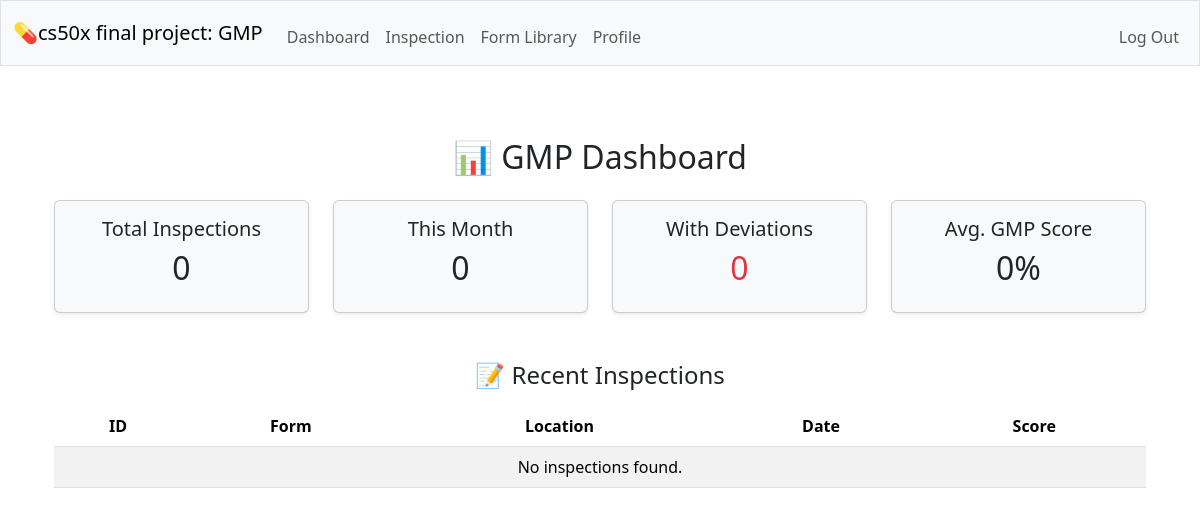
The page /dashboard (signed in) on the database as committed earlier.
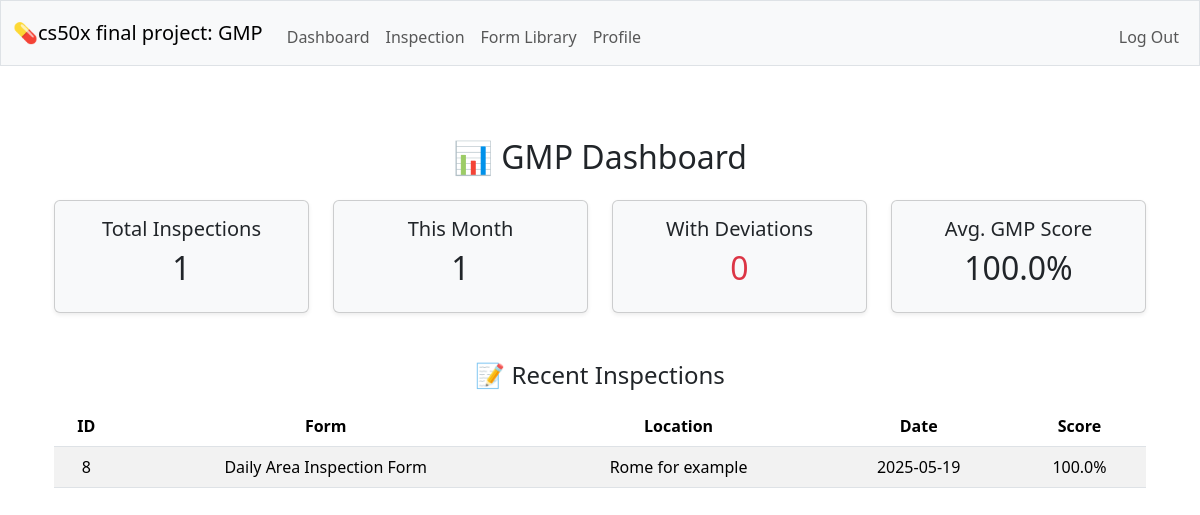
The same page on the database as committed later.
### tables this page shows
CREATE TABLE inspections (id INTEGER PRIMARY KEY AUTOINCREMENT NOT NULL, form_id INTEGER NOT NULL, inspector_id INTEGER NOT NULL, submitted_at DATETIME DEFAULT CURRENT_TIMESTAMP, location TEXT,  notes TEXT,  score REAL, FOREIGN KEY (form_id) REFERENCES forms(id), FOREIGN KEY (inspector_id) REFERENCES users(id)
);

CREATE TABLE forms (id INTEGER PRIMARY KEY AUTOINCREMENT NOT NULL, name TEXT NOT NULL UNIQUE, description TEXT NOT NULL, created_by INTEGER NOT NULL, FOREIGN KEY (created_by) REFERENCES users(id) );

### app.py (the view)
@app.route("/dashboard")
@login_required
def dashboard():
    user_id = session["user_id"]
    total_inspections = db.execute("""
        SELECT COUNT(*) AS count FROM inspections WHERE inspector_id = ?
    """, user_id)[0]["count"]
    current_month = datetime.now().strftime("%Y-%m")
    inspections_this_month = db.execute("""
        SELECT COUNT(*) AS count FROM inspections
        WHERE strftime('%Y-%m', submitted_at) = ?
    """, (current_month,))[0]["count"]
    deviations = db.execute("""
        SELECT COUNT(*) AS count FROM inspections
        WHERE inspector_id = ? AND score < 100
    """, user_id)[0]["count"]
    recent_inspections = db.execute("""
        SELECT i.id, f.name AS form_name, i.submitted_at, i.location, i.score
        FROM inspections i
        JOIN forms f ON i.form_id = f.id
        WHERE i.inspector_id = ?
        ORDER BY i.submitted_at DESC
        LIMIT 5
    """, user_id)
    avg_score = db.execute("""
        SELECT ROUND(AVG(score), 2) AS avg FROM inspections WHERE inspector_id = ?
    """, user_id)[0]["avg"] or 0
    return render_template("dashboard.html", total=total_inspections, this_month=inspections_this_month,
                           deviations=deviations, recent=recent_inspections, avg_score=avg_score)

### helpers.py (called while the page is built)
def login_required(f):
    @wraps(f)
    def decorated_function(*args, **kwargs):
        if session.get("user_id") is None:
            return redirect("/login")
        return f(*args, **kwargs)
    return decorated_function

### templates/dashboard.html (shortened to what this page needs)
{% extends "layout.html" %}
{% block main %}
<div class="container py-4">
    <h2 class="mb-4">📊 GMP Dashboard</h2>
    <div class="row text-center mb-4">
        <div class="col-md-3">
            <div class="card bg-light shadow-sm">
                <div class="card-body">
                    <h5>Total Inspections</h5>
                    <h2>{{ total }}</h2>
                </div>
            </div>
        </div>
        <div class="col-md-3">
            <div class="card bg-light shadow-sm">
                <div class="card-body">
                    <h5>This Month</h5>
                    <h2>{{ this_month }}</h2>
                </div>
            </div>
        </div>
        <div class="col-md-3">
            <div class="card bg-light shadow-sm">
                <div class="card-body">
                    <h5>With Deviations</h5>
                    <h2 class="text-danger">{{ deviations }}</h2>
                </div>
            </div>
        </div>
        <div class="col-md-3">
            <div class="card bg-light shadow-sm">
                <div class="card-body">
                    <h5>Avg. GMP Score</h5>
                    <h2>{{ avg_score }}%</h2>
                </div>
            </div>
        </div>
    </div>
    <h4 class="mt-5">📝 Recent Inspections</h4>
    <table class="table table-striped table-hover mt-3">
        <thead>
            <tr>
                <th>ID</th>
                <th>Form</th>
                <th>Location</th>
                <th>Date</th>
                <th>Score</th>
            </tr>
        </thead>
        <tbody>
            {% for inspection in recent %}
            <tr>
                <td>{{ inspection.id }}</td>
                <td>{{ inspection.form_name }}</td>
                <td>{{ inspection.location }}</td>
                <td>{{ inspection.submitted_at[:10] }}</td>
                <td>{{ inspection.score }}%</td>
            </tr>
            {% else %}
            <tr>
                <td colspan="5" class="text-center">No inspections found.</td>
            </tr>
            {% endfor %}
        </tbody>
    </table>
</div>
{% endblock %}

### templates/layout.html (shortened to what this page needs)
<!DOCTYPE html>
<html lang="en">
    <head>
        <link href="https://cdn.jsdelivr.net/npm/bootstrap@5.3.3/dist/css/bootstrap.min.css" rel="stylesheet">
        <link href="/static/styles.css" rel="stylesheet">
    </head>
    <body>
        <nav class="bg-light border navbar navbar-expand-md navbar-light">
            <div class="container-fluid">
                <a class="navbar-brand" href="/">💊cs50x final project: GMP</a>
                <div class="collapse navbar-collapse" id="navbar">
                    {% if session["user_id"] %}
                        <ul class="navbar-nav me-auto mt-2">
                            <li class="nav-item"><a class="nav-link" href="/dashboard">Dashboard</a></li>
                            <li class="nav-item"><a class="nav-link" href="/inspection_show">Inspection</a></li>
                            <li class="nav-item"><a class="nav-link" href="/forms_show">Form Library</a></li>
                            <li class="nav-item"><a class="nav-link" href="/profile">Profile</a></li>
                        </ul>
                        <ul class="navbar-nav ms-auto mt-2">
                            <li class="nav-item"><a class="nav-link" href="/logout">Log Out</a></li>
                        </ul>
                    {% else %}
                        <ul class="navbar-nav ms-auto mt-2">
                            <li class="nav-item"><a class="nav-link" href="/register">Register</a></li>
                            <li class="nav-item"><a class="nav-link" href="/login">Log In</a></li>
                        </ul>
                    {% endif %}
                </div>
            </div>
        </nav>
        <main class="container py-5 text-center">
            {% block main %}{% endblock %}
        </main>
    </body>
</html>

Rows that differ between the two databases and show on the page:
added inspections: id "8", form_name "Daily Area Inspection Form", location "Rome for example", submitted_at "2025-05-19", score "100.0"
Other text that changed with them:
{{ total }}: "0" → "1"
{{ this_month }}: "0" → "1"
{{ avg_score }}: "0" → "100.0"
text no longer shown: "No inspections found."
